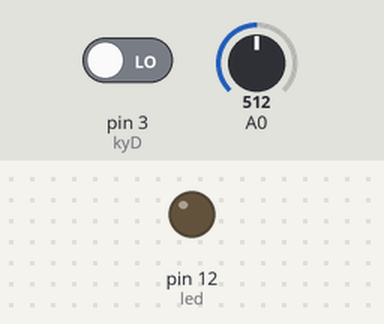
Simulated run of this sketch. Board: Arduino Uno, built with avr-gcc and run on an emulated ATmega328P. On the bench: output pins drawn as LEDs (lit = HIGH). The inputs (shaded band) are chosen by the test bench; at power-on: pin 3 (kyD) LOW, A0 = 512. What the sketch prints to the serial monitor is not drawn.

Above: at 1.2 s.
1.3 s: pin 3 (kyD) driven HIGH
At 2.5 s:
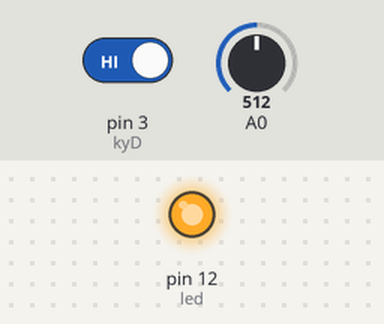
2.8 s: pin 3 (kyD) driven LOW
At 4.0 s:
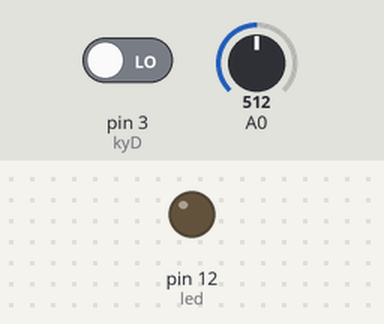
Timing chart, 0 to 5.8 s (numbered marks = the images above; inputs shaded):
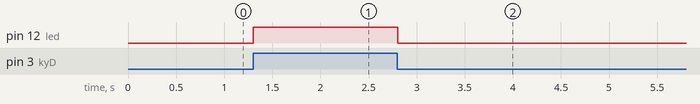

Measured:
- after the input at 1.3 s, pin 12 (led): LOW → HIGH at once
- after the input at 2.8 s, pin 12 (led): HIGH → LOW at once

The sketch:

KY-025.ino
```cpp
/*
  Derechos de autor © UNIT Electronics
  Este codigo se proporciona "tal cual", sin garantías de ningún tipo.

  Para más información, visita nuestro blog:
  https://blog.uelectronics.com/tarjetas-desarrollo/comparacion-entre-interruptores-magneticos-ky-021-ky-025ky-024-y-ky-35/
*/
// Definimos el pin 12 para controlar el LED
int led = 12;

// Definimos el pin 3 para la entrada del sensor kyD
int kyD = 3;

void setup(){
  // Inicia la comunicación serie a 9600 baudios
  Serial.begin(9600);

  // Configura el pin del LED como salida
  pinMode(led, OUTPUT);

  // Configura el pin del sensor kyD como entrada
  pinMode(kyD, INPUT);
}

void loop(){
  // Lee el valor analógico del pin A0 y lo almacena en la variable iman
  int iman = analogRead(A0);

  // Imprime el valor leído por el pin A0 en el monitor serie
  Serial.println(iman);

  // Espera 1 milisegundo
  delay(1);

  // Lee el valor digital del pin kyD y lo almacena en la variable val
  int val = digitalRead(kyD);

  // Si el valor leído del pin kyD es alto (HIGH)
  if (val == HIGH) {
    // Enciende el LED
    digitalWrite(led, HIGH);
  }
  else {
    // Apaga el LED
    digitalWrite(led, LOW);
  }
}
```
